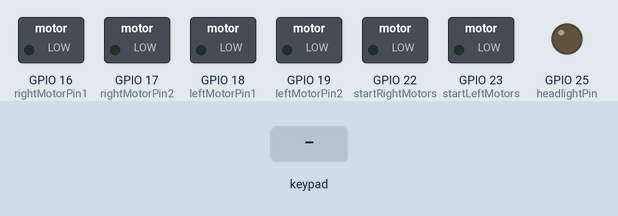
Simulated run of this sketch. Board: ESP32. Shown: switched loads named in the sketch (green lamp = pin HIGH), output pins drawn as LEDs (lit = HIGH). The inputs (shaded band) are chosen by the test bench.

Above: at 1.2 s.
1.3 s: key 'U' pressed
At 1.5 s:
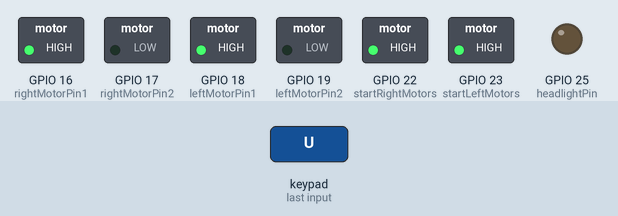
3.2 s: key 'D' pressed
At 3.4 s:
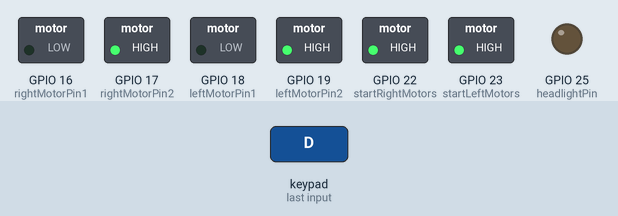
5.1 s: key 'L' pressed
At 5.3 s:
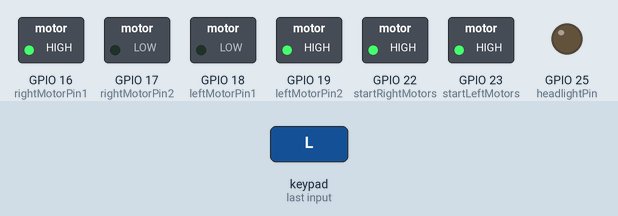
7.0 s: key 'R' pressed
At 7.2 s:
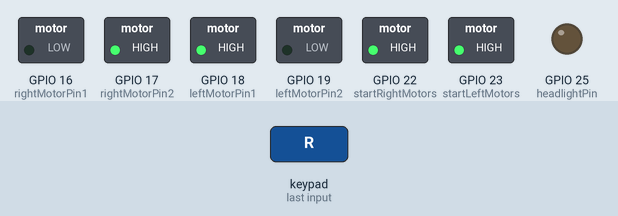
Timing chart, 0 to 9.9 s (numbered marks = the images above; inputs shaded):
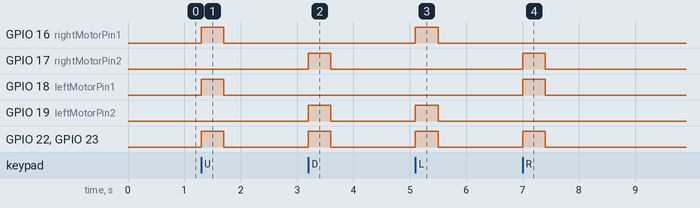

Measured:
- after the input at 1.3 s, GPIO 16 (rightMotorPin1), GPIO 18 (leftMotorPin1), GPIO 22 (startRightMotors), GPIO 23 (startLeftMotors): LOW → HIGH at once, → LOW 0.40 s later
- after the input at 3.2 s, GPIO 17 (rightMotorPin2), GPIO 19 (leftMotorPin2), GPIO 22 (startRightMotors), GPIO 23 (startLeftMotors): LOW → HIGH at once, → LOW 0.40 s later
- after the input at 5.1 s, GPIO 16 (rightMotorPin1), GPIO 19 (leftMotorPin2), GPIO 22 (startRightMotors), GPIO 23 (startLeftMotors): LOW → HIGH at once, → LOW 0.40 s later
- after the input at 7.0 s, GPIO 17 (rightMotorPin2), GPIO 18 (leftMotorPin1), GPIO 22 (startRightMotors), GPIO 23 (startLeftMotors): LOW → HIGH at once, → LOW 0.40 s later

The sketch:

Embedded_FInal.ino
```cpp
#define CUSTOM_SETTINGS
#define INCLUDE_GAMEPAD_MODULE
#include <DabbleESP32.h>

int startRightMotors = 22;
int rightMotorPin1 = 16; // Front right motor
int rightMotorPin2 = 17; // Bottom right motor
int startLeftMotors = 23;
int leftMotorPin1 = 18; // Front left motor
int leftMotorPin2 = 19; // Bottom left motor

#define MAX_MOTOR_SPEED 255
const int PWMFreq = 1000;
const int PWMResolution = 8;
const int rightMotorPWMSpeedChannel = 4;
const int leftMotorPWMSpeedChannel = 5;

int headlightPin = 25; // GPIO pin for headlights
bool headlightsOn = false; // State of the headlights

void rotateMotor(int motorSpeed, int motorPin1, int motorPin2, int speedChannel) {
    digitalWrite(motorPin1, motorSpeed > 0 ? HIGH : LOW);
    digitalWrite(motorPin2, motorSpeed < 0 ? HIGH : LOW);
    ledcWrite(speedChannel, abs(motorSpeed));
}

void setUpPinModes() {
    pinMode(headlightPin, OUTPUT);
    digitalWrite(headlightPin, LOW); // Headlights initially off

    int motorPins[] = {startRightMotors, rightMotorPin1, rightMotorPin2, startLeftMotors, leftMotorPin1, leftMotorPin2};
    for (int pin : motorPins) {
        pinMode(pin, OUTPUT);
    }

    ledcSetup(rightMotorPWMSpeedChannel, PWMFreq, PWMResolution);
    ledcSetup(leftMotorPWMSpeedChannel, PWMFreq, PWMResolution);
    ledcAttachPin(startRightMotors, rightMotorPWMSpeedChannel);
    ledcAttachPin(startLeftMotors, leftMotorPWMSpeedChannel);

    rotateMotor(0, rightMotorPin1, rightMotorPin2, rightMotorPWMSpeedChannel);
    rotateMotor(0, leftMotorPin1, leftMotorPin2, leftMotorPWMSpeedChannel);
}

void setup() {
    setUpPinModes();
    Dabble.begin("Ryan's Bluetooth RC Car"); // Start Dabble connection
}

void loop() {
    Dabble.processInput();

    int rightMotorSpeed = 0, leftMotorSpeed = 0;

    if (GamePad.isUpPressed()) {
        rightMotorSpeed = leftMotorSpeed = MAX_MOTOR_SPEED;
    } else if (GamePad.isDownPressed()) {
        rightMotorSpeed = leftMotorSpeed = -MAX_MOTOR_SPEED;
    } else if (GamePad.isLeftPressed()) {
        rightMotorSpeed = MAX_MOTOR_SPEED;
        leftMotorSpeed = -MAX_MOTOR_SPEED;
    } else if (GamePad.isRightPressed()) {
        rightMotorSpeed = -MAX_MOTOR_SPEED;
        leftMotorSpeed = MAX_MOTOR_SPEED;
    }

    rotateMotor(rightMotorSpeed, rightMotorPin1, rightMotorPin2, rightMotorPWMSpeedChannel);
    rotateMotor(leftMotorSpeed, leftMotorPin1, leftMotorPin2, leftMotorPWMSpeedChannel);

    // Toggle headlights on and off using the Square button
    // did not work correctly
    /*
    if (GamePad.isSquarePressed() && !headlightsOn) {
        headlightsOn = true;
        digitalWrite(headlightPin, HIGH);
    } else if (GamePad.isSquarePressed() && headlightsOn) {
        headlightsOn = false;
        digitalWrite(headlightPin, LOW);
    }*/
}
```
